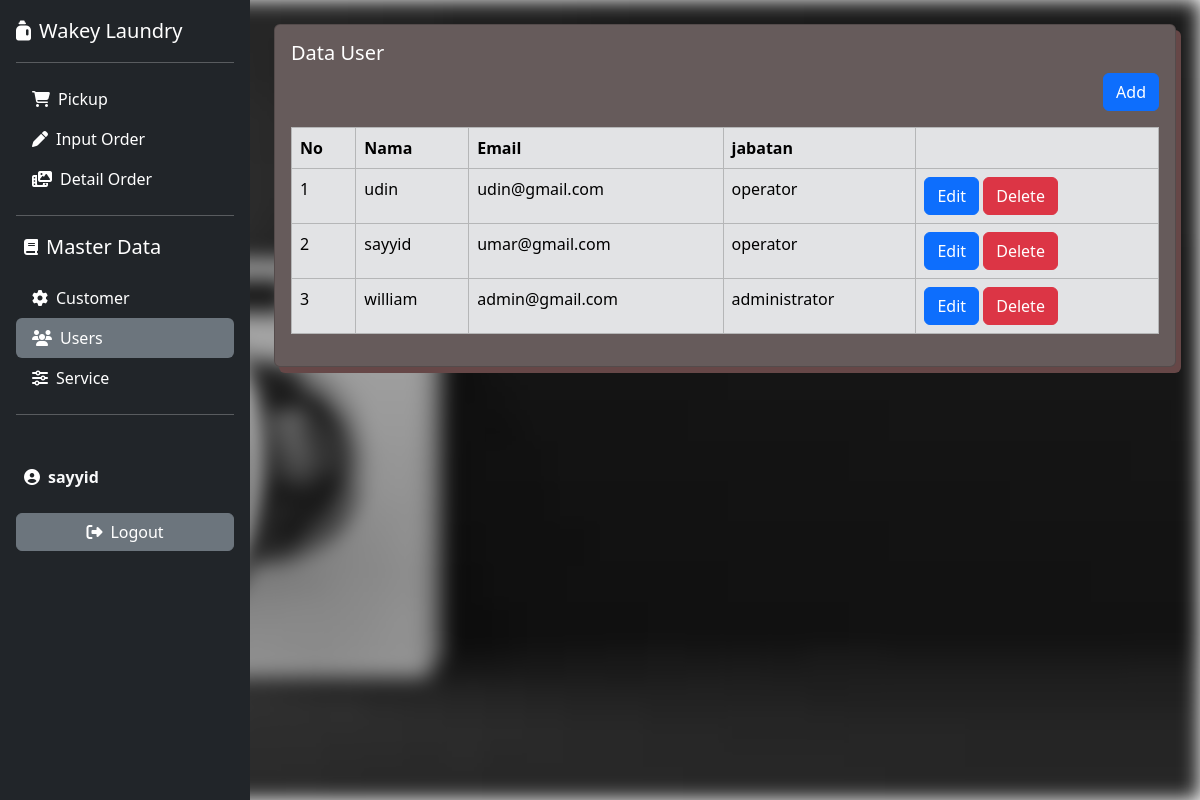
Page /home.php?page=user (signed in) on the committed database.
### tables this page shows
CREATE TABLE `user` (
  `id` int(12) NOT NULL,
  `id_level` int(12) NOT NULL,
  `name` varchar(100) NOT NULL,
  `email` varchar(50) NOT NULL,
  `password` varchar(50) NOT NULL,
  `created_at` timestamp NOT NULL DEFAULT current_timestamp(),
  `update_at` timestamp NULL DEFAULT NULL ON UPDATE current_timestamp()
);

CREATE TABLE `level` (
  `id` int(12) NOT NULL,
  `level_name` varchar(50) NOT NULL,
  `created_at` timestamp NOT NULL DEFAULT current_timestamp(),
  `update_at` timestamp NULL DEFAULT NULL ON UPDATE current_timestamp(),
  `deleted_at` datetime NOT NULL
);

### content/user.php (the view)
<?php
$query = mysqli_query($config, "SELECT user.*, level.level_name FROM user
LEFT JOIN level ON user.id_level = level.id
ORDER BY user.id DESC");
$rows = mysqli_fetch_all($query, MYSQLI_ASSOC);
?>
<div class="row">
    <div class="col-12">
        <div class="card">
            <div class="card-body">
                <h5 class="card-title text-white"> Data User</h5>
                <div class="mb-3" align="right">
                    <a href="?page=tambah-user" class="btn btn-primary">Add</a>
                </div>
                <div class="table-responsive">
                    <table class="table table-bordered table-secondary">
                        <thead>
                            <tr>
                                <th>No</th>
                                <th>Nama</th>
                                <th>Email</th>
                                <th>jabatan</th>
                                <th></th>
                            </tr>
                        </thead>
                        <tbody>
                            <?php foreach($rows as $key => $row): ?>
                            <tr>
                                <td><?php echo $key += 1; ?></td>
                                <td><?php echo $row['name'] ?></td>
                                <td><?php echo $row['email'] ?></td>
                                <td><?php echo $row['level_name'] ?></td>
                                <td>
                                    <a href="?page=tambah-user&edit=<?php echo $row ['id']?>"
                                        class="btn btn-primary">Edit</a>
                                    <a onclick="return confirm('bener gak mau dihapus?')"
                                        href="?page=tambah-user&delete=<?php echo $row ['id']?>"
                                        class="btn btn-danger">Delete</a>
                                </td>
                            </tr>
                            <?php endforeach ?>
                        </tbody>
                    </table>
                </div>
            </div>
        </div>
    </div>
</div>

### assets/css/style.css (style rules this page uses)
body { position: relative; margin: 0; padding: 0; }
.row .card { background-color: rgb(102, 91, 91); box-shadow: 5px 6px rgb(102, 71, 71); }

### rows in the picture
user: key "1", name "udin", email "udin@gmail.com", id_level.level_name "operator"
user: key "2", name "sayyid", email "umar@gmail.com", id_level.level_name "operator"
user: key "3", name "william", email "admin@gmail.com", id_level.level_name "administrator"

### other values in the picture
$name "sayyid"
